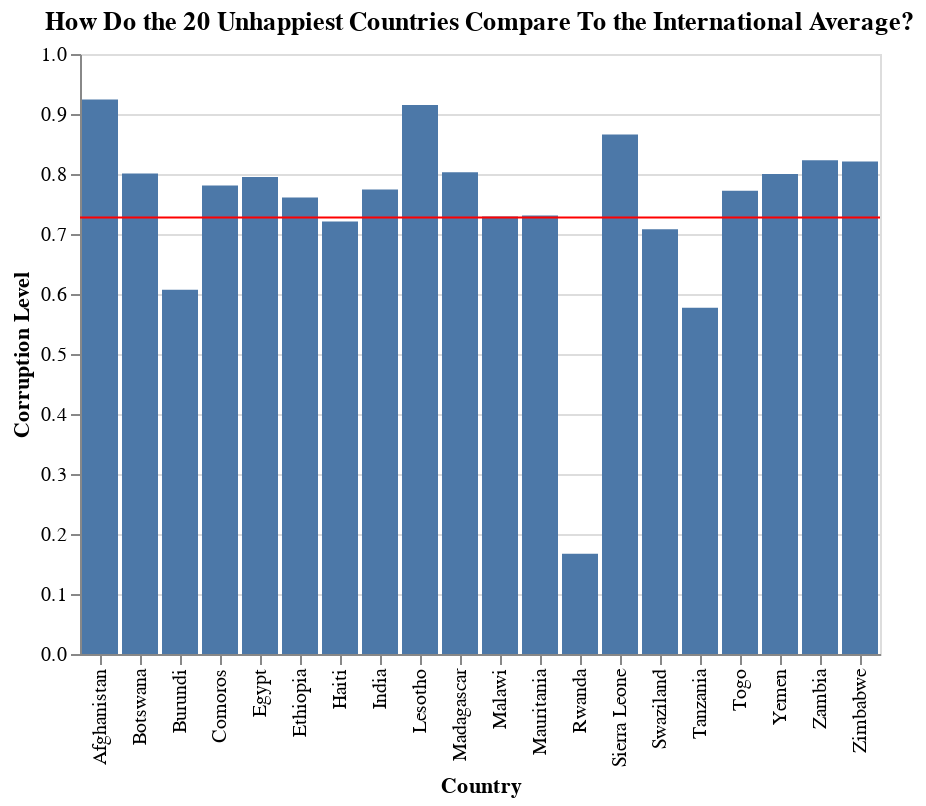

Notebook cell for this chart:
### Code cell
chart = alt.Chart(worst_df, title='How Do the 20 Unhappiest Countries Compare To the International Average?').mark_bar().encode(
    x=alt.X('Country name', title='Country'),
    y=alt.Y('Perceptions of corruption', title='Corruption Level'))
rule = alt.Chart(df).mark_rule(color='red').encode(
    y='mean(Perceptions of corruption)'
)
(chart + rule)

### Figure 1 — Vega-Lite specification as saved in the notebook (floating-point values rounded to 4 significant figures; data arrays with more than 128 entries replaced by an {"elided": "..."} marker saying what was removed)
{"config": {"view": {"continuousWidth": 400, "continuousHeight": 300}}, "layer": [{"data": {"name": "data-3814af6644ab88b883785aecd5ee60ff"}, "mark": "bar", "encoding": {"x": {"type": "nominal", "field": "Country name", "title": "Country"}, "y": {"type": "quantitative", "field": "Perceptions of corruption", "title": "Corruption Level"}}, "title": "How Do the 20 Unhappiest Countries Compare To the International Average?"}, {"data": {"name": "data-15fa7a6a3318630a61556b958729c8c3"}, "mark": {"type": "rule", "color": "red"}, "encoding": {"y": {"type": "quantitative", "aggregate": "mean", "field": "Perceptions of corruption"}}}], "$schema": "https://vega.github.io/schema/vega-lite/v4.8.1.json", "datasets": {"data-3814af6644ab88b883785aecd5ee60ff": [{"Country name": "Afghanistan", "Regional indicator": "South Asia", "Ladder score": 2.523, "Standard error of ladder score": 0.038, "upperwhisker": 2.596, "lowerwhisker": 2.449, "Logged GDP per capita": 7.695, "Social support": 0.463, "Healthy life expectancy": 52.49, "Freedom to make life choices": 0.382, "Generosity": -0.102, "Perceptions of corruption": 0.924, "Ladder score in Dystopia": 2.43, "Explained by: Log GDP per capita": 0.37, "Explained by: Social support": 0.0, "Explained by: Healthy life expectancy": 0.126, "Explained by: Freedom to make life choices": 0.0, "Explained by: Generosity": 0.122, "Explained by: Perceptions of corruption": 0.01, "Dystopia + residual": 1.895}, {"Country name": "Zimbabwe", "Regional indicator": "Sub-Saharan Africa", "Ladder score": 3.145, "Standard error of ladder score": 0.058, "upperwhisker": 3.259, "lowerwhisker": 3.03, "Logged GDP per capita": 7.943, "Social support": 0.75, "Healthy life expectancy": 56.2, "Freedom to make life choices": 0.677, "Generosity": -0.047, "Perceptions of corruption": 0.821, "Ladder score in Dystopia": 2.43, "Explained by: Log GDP per capita": 0.457, "Explained by: Social support": 0.649, "Explained by: Healthy life expectancy": 0.243, "Explained by: Freedom to make life choices": 0.359, "Explained by: Generosity": 0.157, "Explained by: Perceptions of corruption": 0.075, "Dystopia + residual": 1.205}, {"Country name": "Rwanda", "Regional indicator": "Sub-Saharan Africa", "Ladder score": 3.415, "Standard error of ladder score": 0.068, "upperwhisker": 3.548, "lowerwhisker": 3.282, "Logged GDP per capita": 7.676, "Social support": 0.552, "Healthy life expectancy": 61.4, "Freedom to make life choices": 0.897, "Generosity": 0.061, "Perceptions of corruption": 0.167, "Ladder score in Dystopia": 2.43, "Explained by: Log GDP per capita": 0.364, "Explained by: Social support": 0.202, "Explained by: Healthy life expectancy": 0.407, "Explained by: Freedom to make life choices": 0.627, "Explained by: Generosity": 0.227, "Explained by: Perceptions of corruption": 0.493, "Dystopia + residual": 1.095}, {"Country name": "Botswana", "Regional indicator": "Sub-Saharan Africa", "Ladder score": 3.467, "Standard error of ladder score": 0.074, "upperwhisker": 3.611, "lowerwhisker": 3.322, "Logged GDP per capita": 9.782, "Social support": 0.784, "Healthy life expectancy": 59.27, "Freedom to make life choices": 0.824, "Generosity": -0.246, "Perceptions of corruption": 0.801, "Ladder score in Dystopia": 2.43, "Explained by: Log GDP per capita": 1.099, "Explained by: Social support": 0.724, "Explained by: Healthy life expectancy": 0.34, "Explained by: Freedom to make life choices": 0.539, "Explained by: Generosity": 0.027, "Explained by: Perceptions of corruption": 0.088, "Dystopia + residual": 0.648}, {"Country name": "Lesotho", "Regional indicator": "Sub-Saharan Africa", "Ladder score": 3.512, "Standard error of ladder score": 0.12, "upperwhisker": 3.748, "lowerwhisker": 3.276, "Logged GDP per capita": 7.926, "Social support": 0.787, "Healthy life expectancy": 48.7, "Freedom to make life choices": 0.715, "Generosity": -0.131, "Perceptions of corruption": 0.915, "Ladder score in Dystopia": 2.43, "Explained by: Log GDP per capita": 0.451, "Explained by: Social support": 0.731, "Explained by: Healthy life expectancy": 0.007, "Explained by: Freedom to make life choices": 0.405, "Explained by: Generosity": 0.103, "Explained by: Perceptions of corruption": 0.015, "Dystopia + residual": 1.8}, {"Country name": "Malawi", "Regional indicator": "Sub-Saharan Africa", "Ladder score": 3.6, "Standard error of ladder score": 0.092, "upperwhisker": 3.781, "lowerwhisker": 3.419, "Logged GDP per capita": 6.958, "Social support": 0.537, "Healthy life expectancy": 57.95, "Freedom to make life choices": 0.78, "Generosity": 0.038, "Perceptions of corruption": 0.729, "Ladder score in Dystopia": 2.43, "Explained by: Log GDP per capita": 0.113, "Explained by: Social support": 0.168, "Explained by: Healthy life expectancy": 0.298, "Explained by: Freedom to make life choices": 0.484, "Explained by: Generosity": 0.213, "Explained by: Perceptions of corruption": 0.134, "Dystopia + residual": 2.19}, {"Country name": "Haiti", "Regional indicator": "Latin America and Caribbean", "Ladder score": 3.615, "Standard error of ladder score": 0.173, "upperwhisker": 3.953, "lowerwhisker": 3.276, "Logged GDP per capita": 7.477, "Social support": 0.54, "Healthy life expectancy": 55.7, "Freedom to make life choices": 0.593, "Generosity": 0.422, "Perceptions of corruption": 0.721, "Ladder score in Dystopia": 2.43, "Explained by: Log GDP per capita": 0.294, "Explained by: Social support": 0.173, "Explained by: Healthy life expectancy": 0.227, "Explained by: Freedom to make life choices": 0.257, "Explained by: Generosity": 0.463, "Explained by: Perceptions of corruption": 0.139, "Dystopia + residual": 2.06}, {"Country name": "Tanzania", "Regional indicator": "Sub-Saharan Africa", "Ladder score": 3.623, "Standard error of ladder score": 0.071, "upperwhisker": 3.762, "lowerwhisker": 3.485, "Logged GDP per capita": 7.876, "Social support": 0.702, "Healthy life expectancy": 58.0, "Freedom to make life choices": 0.833, "Generosity": 0.183, "Perceptions of corruption": 0.577, "Ladder score in Dystopia": 2.43, "Explained by: Log GDP per capita": 0.433, "Explained by: Social support": 0.54, "Explained by: Healthy life expectancy": 0.3, "Explained by: Freedom to make life choices": 0.549, "Explained by: Generosity": 0.307, "Explained by: Perceptions of corruption": 0.231, "Dystopia + residual": 1.263}, {"Country name": "Yemen", "Regional indicator": "Middle East and North Africa", "Ladder score": 3.658, "Standard error of ladder score": 0.07, "upperwhisker": 3.794, "lowerwhisker": 3.521, "Logged GDP per capita": 7.578, "Social support": 0.832, "Healthy life expectancy": 57.12, "Freedom to make life choices": 0.602, "Generosity": -0.147, "Perceptions of corruption": 0.8, "Ladder score in Dystopia": 2.43, "Explained by: Log GDP per capita": 0.329, "Explained by: Social support": 0.831, "Explained by: Healthy life expectancy": 0.272, "Explained by: Freedom to make life choices": 0.268, "Explained by: Generosity": 0.092, "Explained by: Perceptions of corruption": 0.089, "Dystopia + residual": 1.776}, {"Country name": "Burundi", "Regional indicator": "Sub-Saharan Africa", "Ladder score": 3.775, "Standard error of ladder score": 0.107, "upperwhisker": 3.985, "lowerwhisker": 3.565, "Logged GDP per capita": 6.635, "Social support": 0.49, "Healthy life expectancy": 53.4, "Freedom to make life choices": 0.626, "Generosity": -0.024, "Perceptions of corruption": 0.607, "Ladder score in Dystopia": 2.43, "Explained by: Log GDP per capita": 0.0, "Explained by: Social support": 0.062, "Explained by: Healthy life expectancy": 0.155, "Explained by: Freedom to make life choices": 0.298, "Explained by: Generosity": 0.172, "Explained by: Perceptions of corruption": 0.212, "Dystopia + residual": 2.876}, {"Country name": "India", "Regional indicator": "South Asia", "Ladder score": 3.819, "Standard error of ladder score": 0.026, "upperwhisker": 3.869, "lowerwhisker": 3.769, "Logged GDP per capita": 8.755, "Social support": 0.603, "Healthy life expectancy": 60.63, "Freedom to make life choices": 0.893, "Generosity": 0.089, "Perceptions of corruption": 0.774, "Ladder score in Dystopia": 2.43, "Explained by: Log GDP per capita": 0.741, "Explained by: Social support": 0.316, "Explained by: Healthy life expectancy": 0.383, "Explained by: Freedom to make life choices": 0.622, "Explained by: Generosity": 0.246, "Explained by: Perceptions of corruption": 0.106, "Dystopia + residual": 1.405}, {"Country name": "Sierra Leone", "Regional indicator": "Sub-Saharan Africa", "Ladder score": 3.849, "Standard error of ladder score": 0.077, "upperwhisker": 4.001, "lowerwhisker": 3.698, "Logged GDP per capita": 7.434, "Social support": 0.63, "Healthy life expectancy": 51.65, "Freedom to make life choices": 0.717, "Generosity": 0.084, "Perceptions of corruption": 0.866, "Ladder score in Dystopia": 2.43, "Explained by: Log GDP per capita": 0.279, "Explained by: Social support": 0.377, "Explained by: Healthy life expectancy": 0.1, "Explained by: Freedom to make life choices": 0.408, "Explained by: Generosity": 0.243, "Explained by: Perceptions of corruption": 0.047, "Dystopia + residual": 2.396}, {"Country name": "Zambia", "Regional indicator": "Sub-Saharan Africa", "Ladder score": 4.073, "Standard error of ladder score": 0.069, "upperwhisker": 4.209, "lowerwhisker": 3.938, "Logged GDP per capita": 8.145, "Social support": 0.708, "Healthy life expectancy": 55.81, "Freedom to make life choices": 0.782, "Generosity": 0.061, "Perceptions of corruption": 0.823, "Ladder score in Dystopia": 2.43, "Explained by: Log GDP per capita": 0.528, "Explained by: Social support": 0.552, "Explained by: Healthy life expectancy": 0.231, "Explained by: Freedom to make life choices": 0.487, "Explained by: Generosity": 0.227, "Explained by: Perceptions of corruption": 0.074, "Dystopia + residual": 1.975}, {"Country name": "Togo", "Regional indicator": "Sub-Saharan Africa", "Ladder score": 4.107, "Standard error of ladder score": 0.077, "upperwhisker": 4.258, "lowerwhisker": 3.956, "Logged GDP per capita": 7.362, "Social support": 0.569, "Healthy life expectancy": 54.91, "Freedom to make life choices": 0.619, "Generosity": 0.032, "Perceptions of corruption": 0.772, "Ladder score in Dystopia": 2.43, "Explained by: Log GDP per capita": 0.254, "Explained by: Social support": 0.239, "Explained by: Healthy life expectancy": 0.203, "Explained by: Freedom to make life choices": 0.289, "Explained by: Generosity": 0.209, "Explained by: Perceptions of corruption": 0.107, "Dystopia + residual": 2.806}, {"Country name": "Madagascar", "Regional indicator": "Sub-Saharan Africa", "Ladder score": 4.208, "Standard error of ladder score": 0.072, "upperwhisker": 4.349, "lowerwhisker": 4.068, "Logged GDP per capita": 7.396, "Social support": 0.686, "Healthy life expectancy": 59.3, "Freedom to make life choices": 0.552, "Generosity": -0.005, "Perceptions of corruption": 0.803, "Ladder score in Dystopia": 2.43, "Explained by: Log GDP per capita": 0.266, "Explained by: Social support": 0.503, "Explained by: Healthy life expectancy": 0.341, "Explained by: Freedom to make life choices": 0.207, "Explained by: Generosity": 0.185, "Explained by: Perceptions of corruption": 0.087, "Dystopia + residual": 2.62}, {"Country name": "Mauritania", "Regional indicator": "Sub-Saharan Africa", "Ladder score": 4.227, "Standard error of ladder score": 0.07, "upperwhisker": 4.365, "lowerwhisker": 4.09, "Logged GDP per capita": 8.542, "Social support": 0.795, "Healthy life expectancy": 57.16, "Freedom to make life choices": 0.561, "Generosity": -0.106, "Perceptions of corruption": 0.731, "Ladder score in Dystopia": 2.43, "Explained by: Log GDP per capita": 0.666, "Explained by: Social support": 0.749, "Explained by: Healthy life expectancy": 0.273, "Explained by: Freedom to make life choices": 0.218, "Explained by: Generosity": 0.119, "Explained by: Perceptions of corruption": 0.133, "Dystopia + residual": 2.069}, {"Country name": "Ethiopia", "Regional indicator": "Sub-Saharan Africa", "Ladder score": 4.275, "Standard error of ladder score": 0.051, "upperwhisker": 4.374, "lowerwhisker": 4.175, "Logged GDP per capita": 7.694, "Social support": 0.764, "Healthy life expectancy": 59.0, "Freedom to make life choices": 0.752, "Generosity": 0.082, "Perceptions of corruption": 0.761, "Ladder score in Dystopia": 2.43, "Explained by: Log GDP per capita": 0.37, "Explained by: Social support": 0.679, "Explained by: Healthy life expectancy": 0.331, "Explained by: Freedom to make life choices": 0.451, "Explained by: Generosity": 0.241, "Explained by: Perceptions of corruption": 0.114, "Dystopia + residual": 2.089}, {"Country name": "Egypt", "Regional indicator": "Middle East and North Africa", "Ladder score": 4.283, "Standard error of ladder score": 0.045, "upperwhisker": 4.371, "lowerwhisker": 4.195, "Logged GDP per capita": 9.367, "Social support": 0.75, "Healthy life expectancy": 62.0, "Freedom to make life choices": 0.749, "Generosity": -0.182, "Perceptions of corruption": 0.795, "Ladder score in Dystopia": 2.43, "Explained by: Log GDP per capita": 0.954, "Explained by: Social support": 0.647, "Explained by: Healthy life expectancy": 0.426, "Explained by: Freedom to make life choices": 0.446, "Explained by: Generosity": 0.069, "Explained by: Perceptions of corruption": 0.092, "Dystopia + residual": 1.648}, {"Country name": "Comoros", "Regional indicator": "Sub-Saharan Africa", "Ladder score": 4.289, "Standard error of ladder score": 0.084, "upperwhisker": 4.454, "lowerwhisker": 4.123, "Logged GDP per capita": 8.031, "Social support": 0.626, "Healthy life expectancy": 57.35, "Freedom to make life choices": 0.548, "Generosity": 0.082, "Perceptions of corruption": 0.781, "Ladder score in Dystopia": 2.43, "Explained by: Log GDP per capita": 0.488, "Explained by: Social support": 0.367, "Explained by: Healthy life expectancy": 0.279, "Explained by: Freedom to make life choices": 0.202, "Explained by: Generosity": 0.241, "Explained by: Perceptions of corruption": 0.101, "Dystopia + residual": 2.61}, {"Country name": "Swaziland", "Regional indicator": "Sub-Saharan Africa", "Ladder score": 4.308, "Standard error of ladder score": 0.071, "upperwhisker": 4.448, "lowerwhisker": 4.168, "Logged GDP per capita": 9.065, "Social support": 0.77, "Healthy life expectancy": 50.83, "Freedom to make life choices": 0.647, "Generosity": -0.185, "Perceptions of corruption": 0.708, "Ladder score in Dystopia": 2.43, "Explained by: Log GDP per capita": 0.849, "Explained by: Social support": 0.693, "Explained by: Healthy life expectancy": 0.074, "Explained by: Freedom to make life choices": 0.323, "Explained by: Generosity": 0.067, "Explained by: Perceptions of corruption": 0.147, "Dystopia + residual": 2.155}], "data-15fa7a6a3318630a61556b958729c8c3": {"elided": "149 records"}}}
